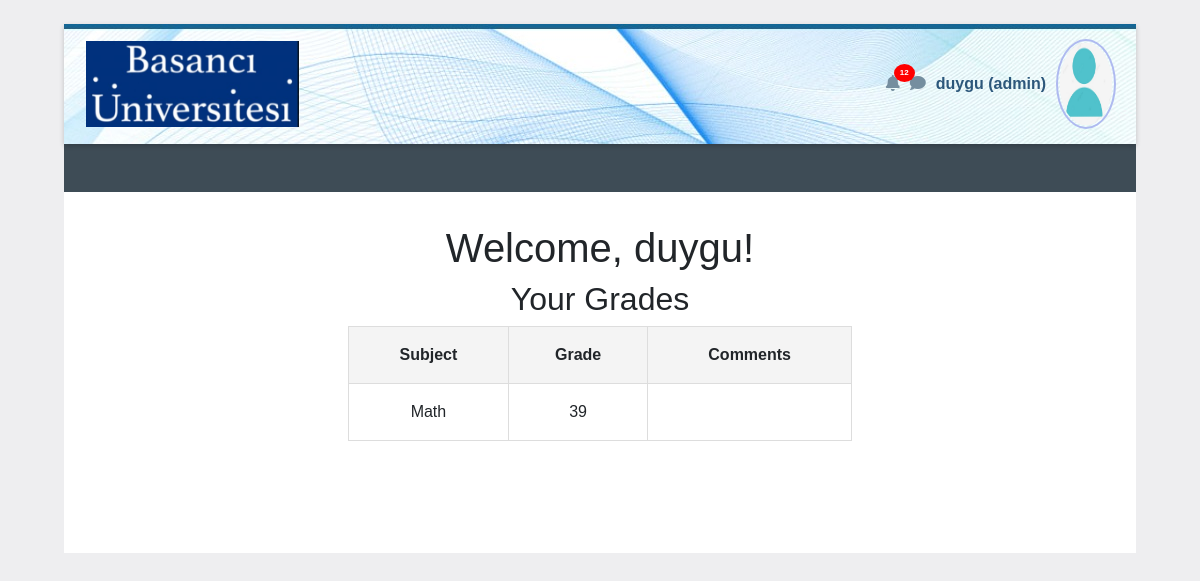
The app's page /student/2 (signed in), older data.
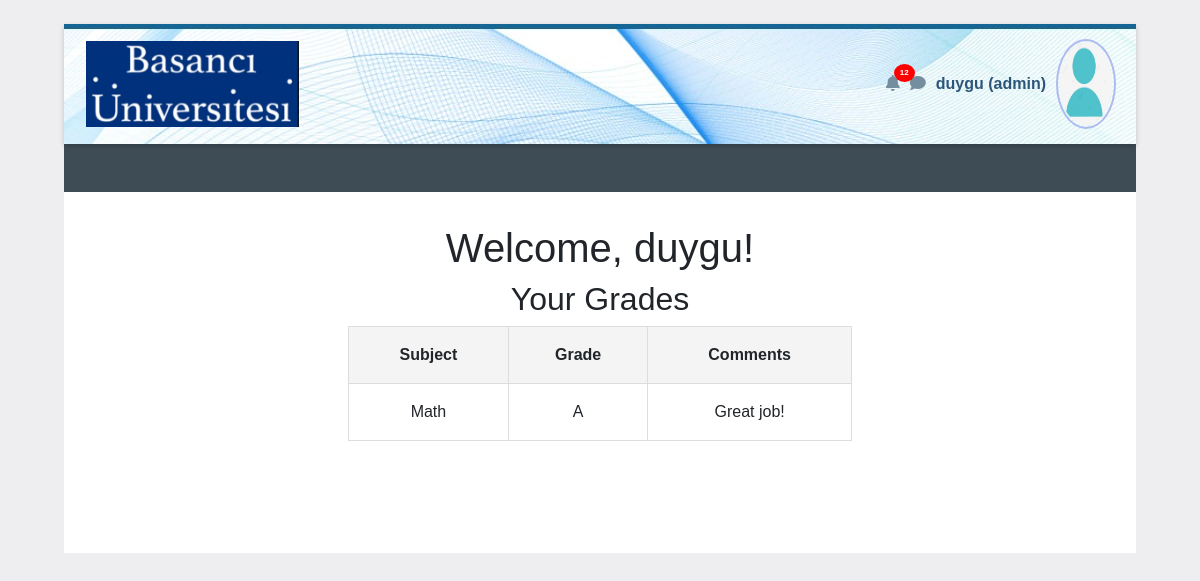
The same page, newer data.
### tables this page shows
CREATE TABLE users (
        id INTEGER PRIMARY KEY,
        username TEXT,
        password TEXT,
        role TEXT
    );

CREATE TABLE grades (
        student_id INTEGER,
        grade TEXT,
        comments TEXT
    );

### app/routes.py (the view)
@main.route('/student/<student_id>')
def student_dashboard(student_id):
    conn = sqlite3.connect('vulnerable.db')
    c = conn.cursor()
    c.execute(f"SELECT grade, comments, username FROM grades JOIN users ON grades.student_id = users.id WHERE student_id={student_id}")
    data = c.fetchone()
    conn.close()
    role= session['role']
    if data:
        grade, comments, username = data
        return render_template('student_dashboard.html', username=username, grade=grade, comments=comments, role=role)
    else:
        return "No grade found", 404

### app/templates/student_dashboard.html (shortened to what this page needs)
<!DOCTYPE html>
<html lang="en">
<head>
    <link rel="stylesheet" href="https://stackpath.bootstrapcdn.com/bootstrap/4.5.2/css/bootstrap.min.css">
    <link rel="stylesheet" href="https://cdnjs.cloudflare.com/ajax/libs/font-awesome/5.15.4/css/all.min.css">
</head>
<body>
    <div class="initialBox">
        <div class="navbar">
            <div>
                <img src="{{ url_for('static', filename='logo.png') }}" alt="Logo">
            </div>
            <div class="user-profile">
                <div class="notification">
                    <i class="fas fa-bell icn"></i>
                    <span class="notification-badge">12</span>
                </div>
                <div >
                    <i class="fas fa-comment icn"></i>
                </div>
                <span class="user-name">{{ username }} <strong> ({{role}})</strong></span>
                <img src="{{ url_for('static', filename='user.png') }}" alt="Profile" class="profile-img">
            </div>
        </div>
        <div class="middle-bar">
        </div>
    <div class="content">
        <h1>Welcome, {{ username }}!</h1>
        <h2>Your Grades</h2>
        <table>
            <tr>
                <th>Subject</th>
                <th>Grade</th>
                <th>Comments</th>
            </tr>
            <tr>
                <td>Math</td>
                <td>{{ grade }}</td>
                <td>{{ comments | safe }}</td>
            </tr>
        </table>
    </div>
    </div>
</body>
</html>

Row changes from the older to the newer data that the page shows:
changed grades: comments (not shown) → "Great job!"; grade "39" → (not shown)
Text that changed along with them:
{{ grade }}: (not shown) → "A"
